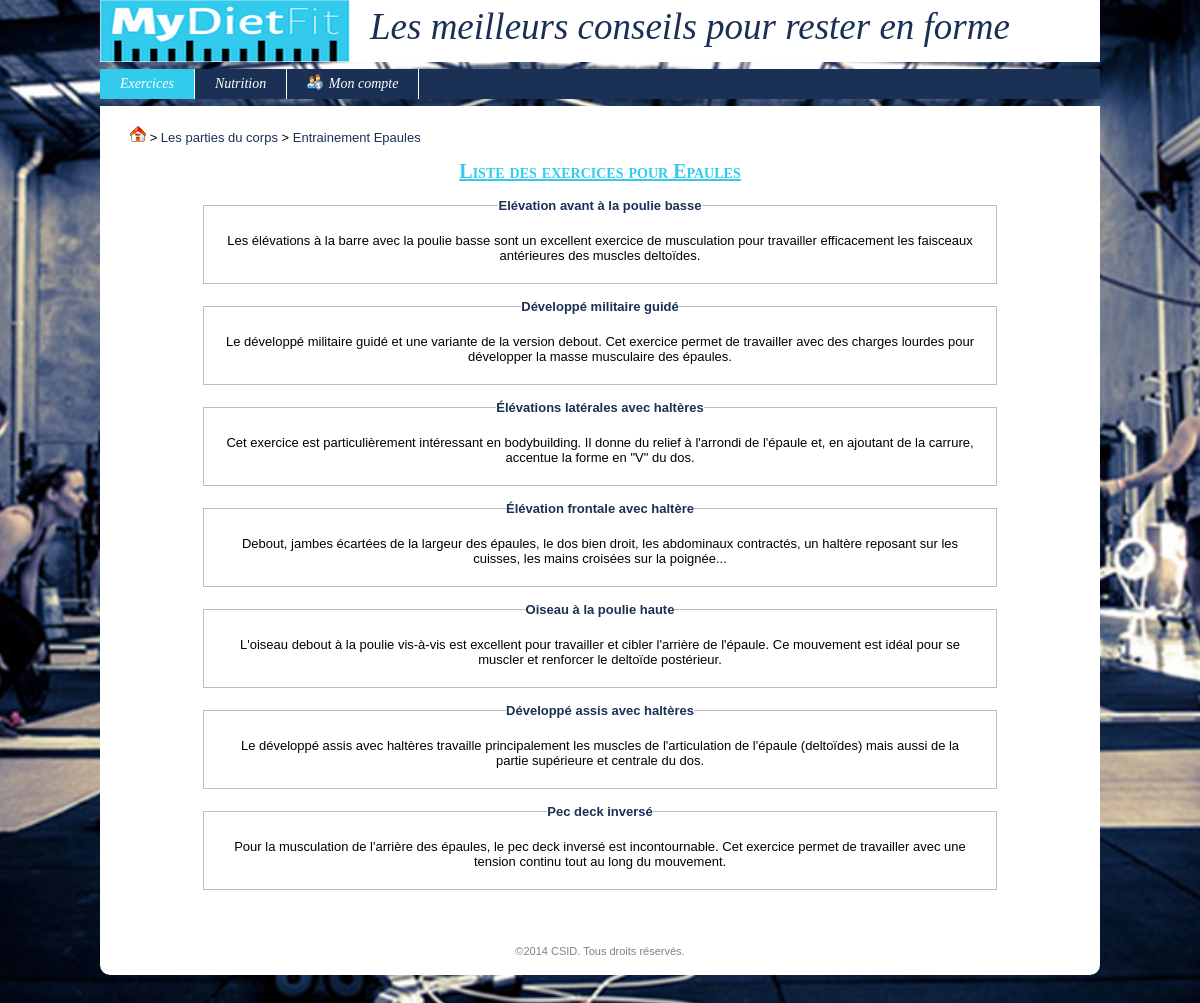
Page /index.php?uc=exercice&action=lstEx&idPartieCorps=6 on the committed database.
### tables this page shows
CREATE TABLE IF NOT EXISTS `partiecorps` (
  `idPartieCorps` int(11) unsigned NOT NULL AUTO_INCREMENT,
  `libelle` varchar(45) NOT NULL DEFAULT '',
  `descEx` varchar(1000) NOT NULL DEFAULT '',
  `descPgrm` varchar(1000) NOT NULL DEFAULT '',
  PRIMARY KEY (`idPartieCorps`)
);

CREATE TABLE IF NOT EXISTS `ficheexercice` (
  `idFicheExercice` int(11) unsigned NOT NULL AUTO_INCREMENT,
  `titre` varchar(45) DEFAULT NULL,
  `resume` varchar(1000) DEFAULT NULL,
  `description` varchar(5000) NOT NULL DEFAULT '',
  `dateAjout` datetime DEFAULT NULL,
  `idPartieCorps` int(10) unsigned DEFAULT NULL,
  `video` varchar(1000) NOT NULL DEFAULT '',
  `image1` varchar(100) NOT NULL DEFAULT '',
  `image2` varchar(100) NOT NULL DEFAULT '',
  `image3` varchar(100) NOT NULL DEFAULT '',
  `imageResume` varchar(100) NOT NULL DEFAULT '',
  PRIMARY KEY (`idFicheExercice`),
  KEY `FK_ficheexercice_1` (`idPartieCorps`)
);

### config.inc.php (called while the page is built, shortened)
<?php
$_CONFIG = array
(
	"DB_ServerHost" => "localhost",
	"DB_Username" => "root",
    "DB_Password" => "",
    "DB_Database" => "mydietfit_bdd",
    "DIR_Control" => "controleurs/",
    "DIR_View" => "vues/",
    "DIR_Model" => "modules/fonctions/php/",
    "DIR_Dynamic" => "modules/fonctions/js/",
    "DIR_XML" => "modules/fonctions/xml/",
    "DIR_Plugin" => "modules/plugins/",
    "DIR_CSS" => "modules/themes/",
    "DIR_Attachment" => "ressources/documents/",
    "DIR_Image" => "ressources/images/",
	"EML_Envoi" => false,
	"EML_ServerSMTP" => "",
	"EML_PortSMTP" => "",
);
?>

### modules/fonctions/php/generale.inc.php (called while the page is built, shortened)
<?php
function connexion()
{
	global $_CONFIG;
	$hote = $_CONFIG['DB_ServerHost'];
	$login = $_CONFIG['DB_Username'];
	$mdp = $_CONFIG['DB_Password'];
	$bd = $_CONFIG['DB_Database'];
	$connexion = @mysql_connect($hote, $login, $mdp) or die("<u>Erreur SQL (Connexion au serveur impossible)</u>: ".mysql_error()." <br>");
	return $connexion;
}
function getRequest($nomChamp, $elseValue = null)
{
	return (isset($_REQUEST[$nomChamp]) && $_REQUEST[$nomChamp]) ? $_REQUEST[$nomChamp] : $elseValue;
}
function getMySqlString($champ, $elseValue = null, $noCote = 0)
{
	$cote = ($noCote) ? null : "'";
	if(isset($champ) && $champ) $result = $cote.mysql_real_escape_string($champ, connexion()).$cote;
	else if(is_null($champ) || $champ == "") $result = "NULL";
	else $result = $cote.mysql_real_escape_string($elseValue, connexion()).$cote;
	return $result;
}
?>

### modules/fonctions/php/partieCorps.inc.php (called while the page is built, shortened)
<?php
function getUnePartieCorps($idPartieCorps)
{
	$req = "SELECT * FROM partiecorps where idPartieCorps = ".getMySqlString($idPartieCorps);
	$conx = connexion();
	$res = mysql_query($req, $conx) or die ("<u>Erreur SQL (getUnePartieCorps)</u>: ".mysql_error()." <br>");
	$unePartieCorps = mysql_fetch_assoc($res);
	return $unePartieCorps;
}
?>

### modules/fonctions/php/exercices.inc.php (called while the page is built, shortened)
<?php
function getUnExercice($idExercice)
{
	$req = "SELECT * FROM ficheexercice where idFicheExercice = ".getMySqlString($idExercice);
	$conx = connexion();
	$res = mysql_query($req, $conx) or die ("<u>Erreur SQL (getUnExercice)</u>: ".mysql_error()." <br>");
	$unExercice = mysql_fetch_assoc($res);
	return $unExercice;
}
function getLesExercices($idPartieCorps = null)
{
	$req = "SELECT * FROM ficheexercice";
	if($idPartieCorps) $req .= " WHERE idPartieCorps = $idPartieCorps";
	$conx = connexion();
	$res = mysql_query($req, $conx) or die("<u>Erreur SQL (getLesExercices)</u>: ".mysql_error()." <br>");
	$lesExercices = array();
	$ligne = mysql_fetch_assoc($res);
	while($ligne != false)
	{
		$lesExercices[] = $ligne;
		$ligne = mysql_fetch_assoc($res);
	}
	return $lesExercices;
}
?>

### vues/v_lstEx.php (the view, shortened to what this page needs)
<?php
if($lesExercicePartieCorps)
{
	foreach($lesExercicePartieCorps as $unExercicePartieCorps)
	{
		$idExercice = $unExercicePartieCorps['idFicheExercice'];
		$unExercice = getUnExercice($idExercice);
		$titre = $unExercice['titre'];
		$resume = $unExercice['resume'];
		$id = $unExercice['idFicheExercice'];
		echo "	<fieldset>
					<legend><a href='index.php?uc=exercice&action=v_exercice&idExercice=$id'>$titre</a></legend>";
		echo "			<p>$resume</p>
				</fieldset>
				<br>";
	}
}
else
{
	echo "<fieldset>Pas d'exercices disponibles pour le moment.</fieldset>";
}

### vues/v_filAriane.php (shortened to what this page needs)
<?php
$home = "<a href='index.php?uc=identif&action=index'><img src='$_CONFIG[DIR_Image]home.gif'></a>";
$niveau1 = "<a href='index.php?uc=exercice&action=lstExercice'>Les parties du corps</a>";
$idPartieCorps = getRequest('idPartieCorps');
$unePartieCorps = getUnePartieCorps($idPartieCorps);
$libelle = $unePartieCorps['libelle'];
$niveau2 = "<a href='index.php?uc=exercice&action=entrainement&idPartieCorps=$idPartieCorps'>Entrainement $libelle</a>";
echo "<div style='text-align:justify'>";
if($action == "lstEx") {
	echo $home." > ".$niveau1." > ".$niveau2;
}
echo "</div><br>";
?>

### vues/v_headTitre.php
<h2> <?php echo $titre; ?> </h2> <br>

### rows in the picture
partiecorps: libelle "Epaules", libelle "Liste des exercices pour Epaules"
ficheexercice: titre "Elévation avant à la poulie basse", resume "Les élévations à la barre avec la poulie basse sont un excellent exercice de musculation pour travailler efficacement les faisceaux antérieures des muscles deltoïdes."
ficheexercice: titre "Développé militaire guidé", resume "Le développé militaire guidé et une variante de la version debout. Cet exercice permet de travailler avec des charges lourdes pour développer la masse musculaire des épaules."
ficheexercice: titre "Élévations latérales avec haltères", resume "Cet exercice est particulièrement intéressant en bodybuilding. Il donne du relief à l'arrondi de l'épaule et, en ajoutant de la carrure, accentue la forme en \"V\" du dos."
ficheexercice: titre "Élévation frontale avec haltère", resume "Debout, jambes écartées de la largeur des épaules, le dos bien droit, les abdominaux contractés, un haltère reposant sur les cuisses, les mains croisées sur la poignée..."
ficheexercice: titre "Oiseau à la poulie haute", resume "L'oiseau debout à la poulie vis-à-vis est excellent pour travailler et cibler l'arrière de l'épaule. Ce mouvement est idéal pour se muscler et renforcer le deltoïde postérieur."
ficheexercice: titre "Développé assis avec haltères", resume "Le développé assis avec haltères travaille principalement les muscles de l'articulation de l'épaule (deltoïdes) mais aussi de la partie supérieure et centrale du dos."
ficheexercice: titre "Pec deck inversé", resume "Pour la musculation de l'arrière des épaules, le pec deck inversé est incontournable. Cet exercice permet de travailler avec une tension continu tout au long du mouvement."
